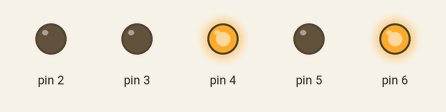
Simulated run of this sketch. Board: Arduino Uno, built with avr-gcc and run on an emulated ATmega328P. Shown: output pins drawn as LEDs (lit = HIGH).

Above: at 0.5 s.
At 2.5 s:
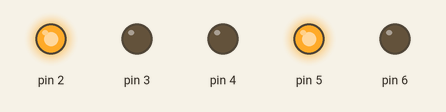
At 4.2 s:
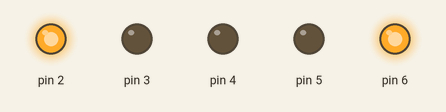
At 5.7 s:
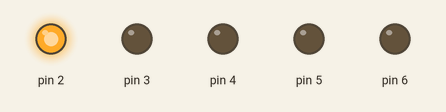
At 9.5 s:
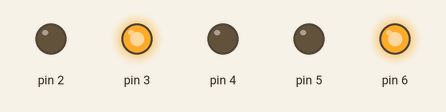
Timing chart, 0 to 10.4 s (numbered marks = the images above):
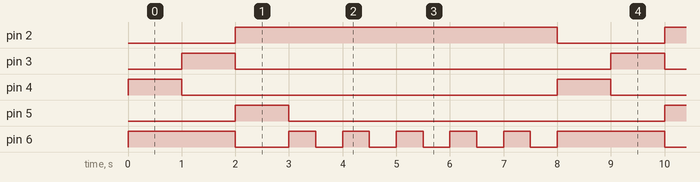

Measured:
- by itself, pin 2: alternates HIGH for 6.0 s and LOW for 2.0 s
- by itself, pin 3–5: alternates HIGH for 1.0 s and LOW for 7.0 s
- by itself, pin 6: repeats every 8.0 s: LOW 1.0 s, 5 × (HIGH 0.50 s, LOW 0.50 s), HIGH 2.0 s

The sketch:

codigo.ino
```cpp
// C++ code
//
int counter;

void setup()
{
  pinMode(2, OUTPUT);
  pinMode(4, OUTPUT);
  pinMode(6, OUTPUT);
  pinMode(3, OUTPUT);
  pinMode(5, OUTPUT);
}

void loop()
{
  digitalWrite(2, LOW);
  digitalWrite(4, HIGH);
  digitalWrite(6, HIGH);
  delay(1000); // Wait for 1000 millisecond(s)
  digitalWrite(3, HIGH);
  digitalWrite(4, LOW);
  delay(1000); // Wait for 1000 millisecond(s)
  digitalWrite(3, LOW);
  digitalWrite(6, LOW);
  digitalWrite(5, HIGH);
  digitalWrite(2, HIGH);
  delay(1000); // Wait for 1000 millisecond(s)
  digitalWrite(5, LOW);
  for (counter = 0; counter < 5; ++counter) {
    digitalWrite(6, HIGH);
    delay(500); // Wait for 500 millisecond(s)
    digitalWrite(6, LOW);
    delay(500); // Wait for 500 millisecond(s)
  }
}
```
